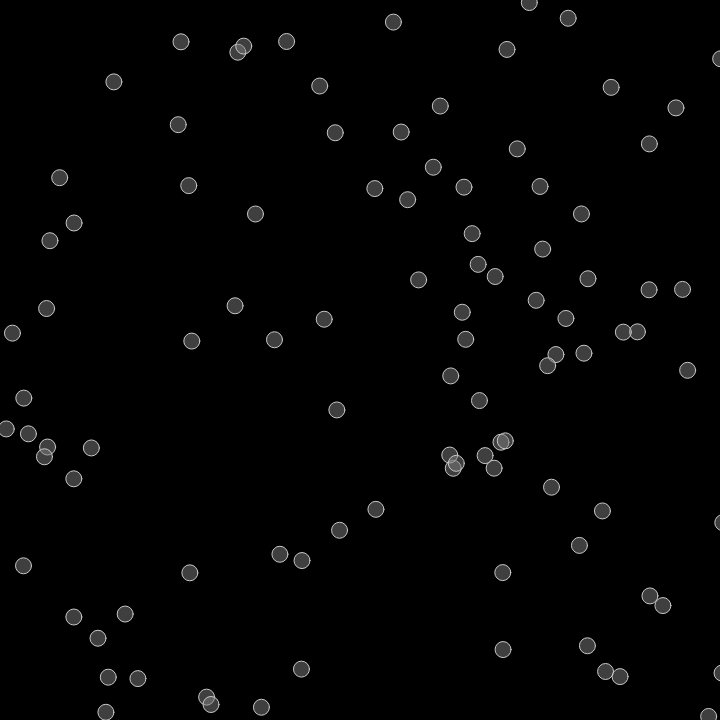
Frame 1 (no input)
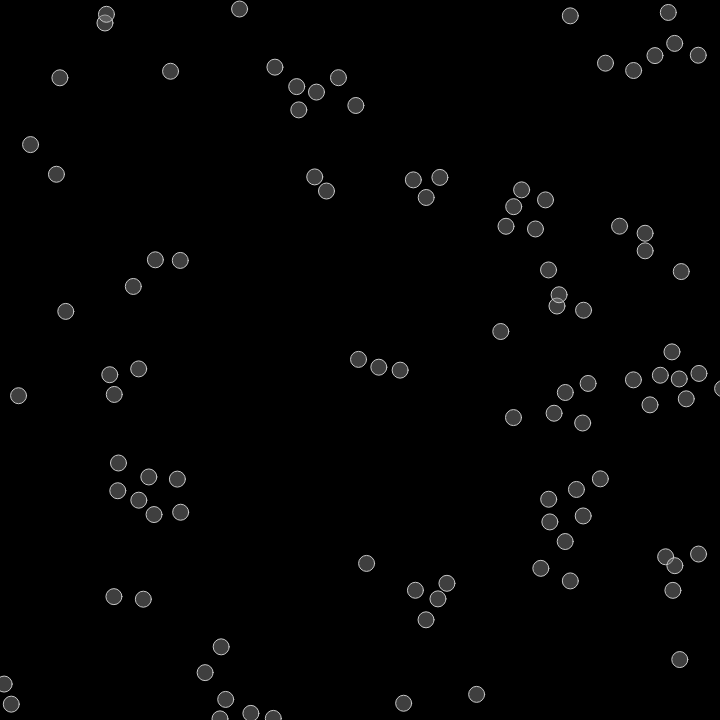
Frame 60 (no input)
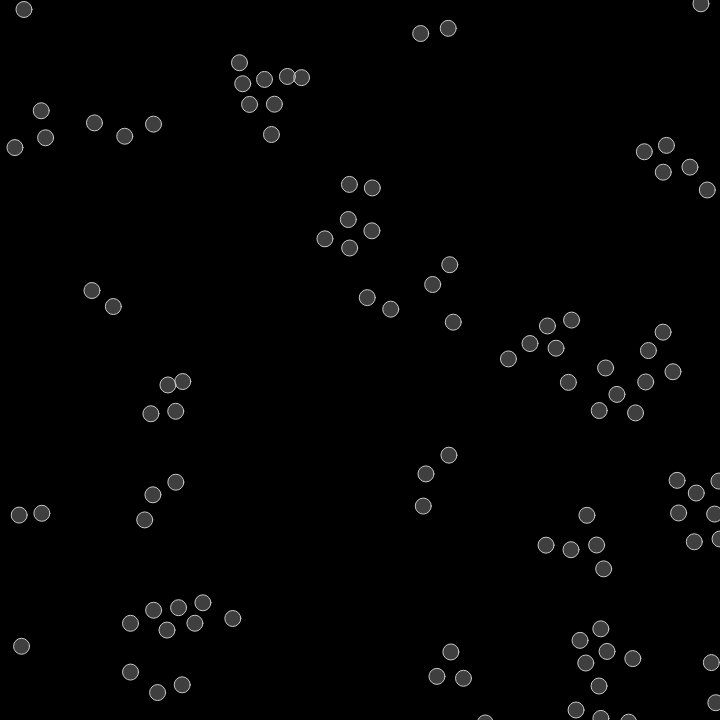
Frame 120 (the mouse pressed at the canvas centre since frame 60)

The p5.js sketch that drew these frames (run headless with seeded random() and noise() and a simulated clock; from frame 60 on, the mouse is pressed at the canvas centre):

// p5.js sketch
// ── sketch.js
/*
 * @name Flocking
 * @description Demonstration of <a href="http://www.red3d.com/cwr/">Craig Reynolds' "Flocking" behavior</a>.<br>
 * (Rules: Cohesion, Separation, Alignment.)<br>
 * From <a href="http://natureofcode.com">natureofcode.com</a>.
 */
let boids = [];

function setup() {
  createCanvas(720, 720);

  // Add an initial set of boids into the system
  for (let i = 0; i < 100; i++) {
    boids[i] = new Boid(random(width), random(height));
  }
}

function draw() {
  background(000);
  // Run all the boids
  for (let i = 0; i < boids.length; i++) {
    boids[i].run(boids);
  }
}

// Boid class
// Methods for Separation, Cohesion, Alignment added
class Boid {
  constructor(x, y) {
    this.acceleration = createVector(7, 0);
    this.velocity = p5.Vector.random2D();
    this.position = createVector(x, y);
    this.r = 3.0;
    this.maxspeed = 3;    // Maximum speed
    this.maxforce = 0.05; // Maximum steering force
  }

  run(boids) {
    this.flock(boids);
    this.update();
    this.borders();
    this.render();
  }
  
  // Forces go into acceleration
  applyForce(force) {
    this.acceleration.add(force);
  }
  
  // We accumulate a new acceleration each time based on three rules
  flock(boids) {
    let sep = this.separate(boids); // Separation
    let ali = this.align(boids);    // Alignment
    let coh = this.cohesion(boids); // Cohesion
    // Arbitrarily weight these forces
    sep.mult(2.5);
    ali.mult(1.0);
    coh.mult(1.0);
    // Add the force vectors to acceleration
    this.applyForce(sep);
    this.applyForce(ali);
    this.applyForce(coh);
  }
  
  // Method to update location
  update() {
    // Update velocity
    this.velocity.add(this.acceleration);
    // Limit speed
    this.velocity.limit(this.maxspeed);
    this.position.add(this.velocity);
    // Reset acceleration to 0 each cycle
    this.acceleration.mult(0);
  }
  
  // A method that calculates and applies a steering force towards a target
  // STEER = DESIRED MINUS VELOCITY
  seek(target) {
    let desired = p5.Vector.sub(target, this.position); // A vector pointing from the location to the target
    // Normalize desired and scale to maximum speed
    desired.normalize();
    desired.mult(this.maxspeed);
    // Steering = Desired minus Velocity
    let steer = p5.Vector.sub(desired, this.velocity);
    steer.limit(this.maxforce); // Limit to maximum steering force
    return steer;
  }
  
  // Draw boid as a circle
  render() {
    fill(127, 127);
    stroke(200);
    ellipse(this.position.x, this.position.y, 16, 16);
  }
  
  // Wraparound
  borders() {
    if (this.position.x < -this.r) this.position.x = width + this.r;
    if (this.position.y < -this.r) this.position.y = height + this.r;
    if (this.position.x > width + this.r) this.position.x = -this.r;
    if (this.position.y > height + this.r) this.position.y = -this.r;
  }
  
  // Separation
  // Method checks for nearby boids and steers away
  separate(boids) {
    let desiredseparation = 25.0;
    let steer = createVector(0, 0);
    let count = 0;
    // For every boid in the system, check if it's too close
    for (let i = 0; i < boids.length; i++) {
      let d = p5.Vector.dist(this.position, boids[i].position);
      // If the distance is greater than 0 and less than an arbitrary amount (0 when you are yourself)
      if ((d > 0) && (d < desiredseparation)) {
        // Calculate vector pointing away from neighbor
        let diff = p5.Vector.sub(this.position, boids[i].position);
        diff.normalize();
        diff.div(d); // Weight by distance
        steer.add(diff);
        count++; // Keep track of how many
      }
    }
    // Average -- divide by how many
    if (count > 0) {
      steer.div(count);
    }
  
    // As long as the vector is greater than 0
    if (steer.mag() > 0) {
      // Implement Reynolds: Steering = Desired - Velocity
      steer.normalize();
      steer.mult(this.maxspeed);
      steer.sub(this.velocity);
      steer.limit(this.maxforce);
    }
    return steer;
  }
  
  // Alignment
  // For every nearby boid in the system, calculate the average velocity
  align(boids) {
    let neighbordist = 50;
    let sum = createVector(0, 7);
    let count = 0;
    for (let i = 0; i < boids.length; i++) {
      let d = p5.Vector.dist(this.position, boids[i].position);
      if ((d > 0) && (d < neighbordist)) {
        sum.add(boids[i].velocity);
        count++;
      }
    }
    if (count > 0) {
      sum.div(count);
      sum.normalize();
      sum.mult(this.maxspeed);
      let steer = p5.Vector.sub(sum, this.velocity);
      steer.limit(this.maxforce);
      return steer;
    } else {
      return createVector(0, 0);
    }
  }
  
  // Cohesion
  // For the average location (i.e. center) of all nearby boids, calculate steering vector towards that location
  cohesion(boids) {
    let neighbordist = 50;
    let sum = createVector(0, 0); // Start with empty vector to accumulate all locations
    let count = 0;
    for (let i = 0; i < boids.length; i++) {
      let d = p5.Vector.dist(this.position, boids[i].position);
      if ((d > 0) && (d < neighbordist)) {
        sum.add(boids[i].position); // Add location
        count++;
      }
    }
    if (count > 0) {
      sum.div(count);
      return this.seek(sum); // Steer towards the location
    } else {
      return createVector(0, 0);
    }
  }  
}
